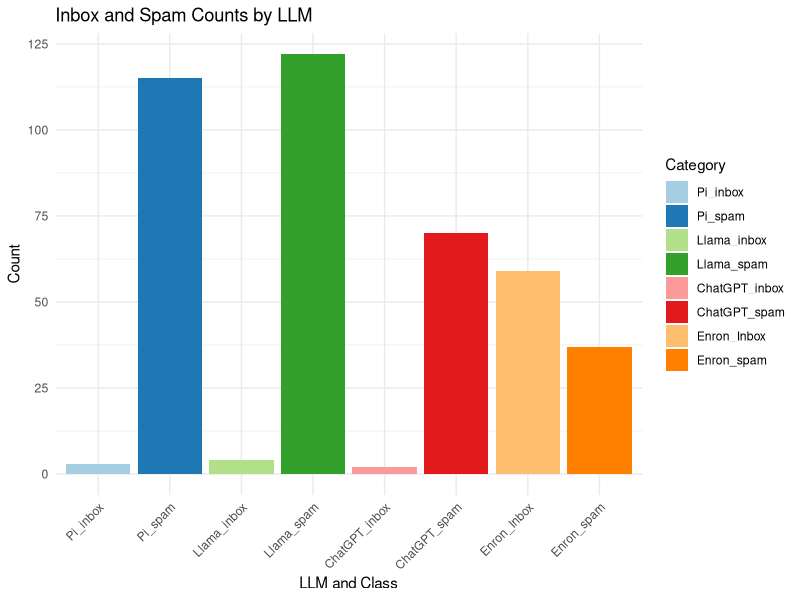

This figure's R source:
## ---- chunk 1
library(ggplot2)
library(dplyr)
library(reshape2)
## ---- chunk 2

outlook_data <- data.frame(
  Pi_inbox = 3,
  Pi_spam = 115,
  Llama_inbox = 4,
  Llama_spam = 122,
  ChatGPT_inbox = 2,
  ChatGPT_spam = 70,
  Enron_Inbox = 59,
  Enron_spam = 37
)

outlook_data <- melt(outlook_data, variable.name = "Category", value.name = "Count")

print(outlook_data)

distribution_plot <- outlook_data %>%
  ggplot(aes(x = Category, y = Count, fill = Category)) +
  geom_bar(stat = "identity") +
  theme_minimal() +
  scale_fill_brewer(palette = "Paired") +
  theme(axis.text.x = element_text(angle = 45, hjust = 1)) +
  labs(title = "Inbox and Spam Counts by LLM", x = "LLM and Class", y = "Count")

distribution_plot

